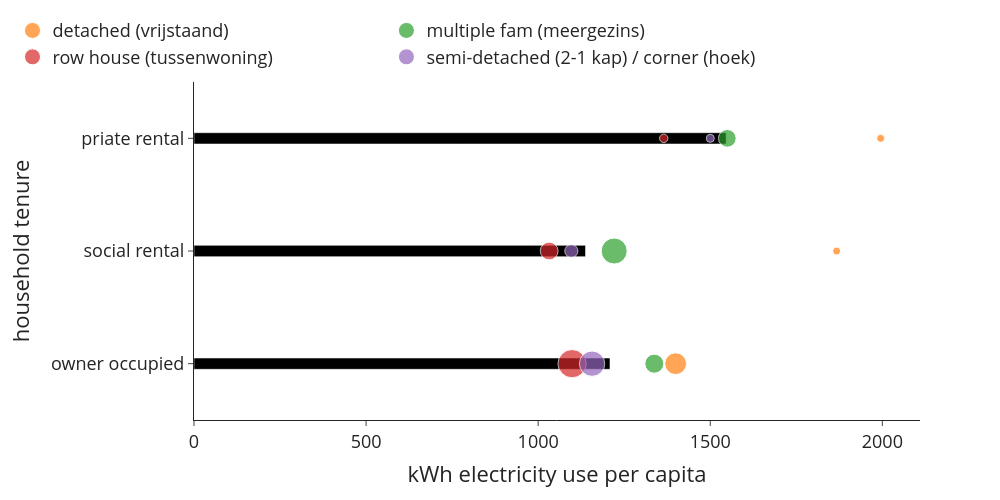

Notebook code for this chart:
### Code cell
#floor area per tenure
use_m2_total_inc = (use['netelectricity2019']*use['n_hhd']).groupby(level=0, sort=False).sum() #m2 total in each group summed by tenure
use_cap_total_inc = use['n_hhdmem2019'].groupby(level=0, sort=False).sum() #no. of people in each group summed by tenure
use_m2_per_cap_inc = use_m2_total_inc / use_cap_total_inc #m2/cap in each income group
use_m2_per_cap_inc.plot(kind='bar') #per person
"""interpretation: especially the highest income decile has considerably more floor area available than the vast majority"""

#floor area per tenure and building type
use_m2_total_tenure_type = (use['netelectricity2019']*use['n_hhd']).groupby(level=[0,1], sort=False).sum() #m2 total in each group summed by tenure
use_cap_total_tenure_type = use['n_hhdmem2019'].groupby(level=[0,1], sort=False).sum() #no. of people in each group summed by tenure
use_m2_per_cap_tenure_type = use_m2_total_tenure_type / use_cap_total_tenure_type #m2/cap in each income group

#preparing the dataframes for plotting
df = use_m2_per_cap_inc
df2=use_m2_per_cap_tenure_type.rename('value').to_frame()
df2['n_hhd'] = use['n_hhd'].groupby(level=[0,1], sort=False).sum()
df2 = df2.reset_index()

#plot
colors = ['#000000', #construction
                            '#fe6100', #buildings                                              
                                        '#648fff', #roads
                                        '#785ef0', #railways
                                        '#ffb000', #electricity
                                        '#808080', #other civil engineering
                                        '#000000', #construction
                                        ]
fig = px.bar(df, x=df.values, y=df.index,  
             labels={'x':'kWh electricity use per capita', 'tenure_lab':'household tenure'}, 
             template='simple_white', 
             color_discrete_sequence=colors) 
fig.update_layout(width=1000, height=500, 
                      #xaxis_tickformat = '.0%',
                      font=dict(size=18),
                      bargap=0.9,
                      legend=dict(
        orientation="h",
        #entrywidth=70,
        yanchor="bottom",
        y=1.02,
        xanchor="left",
        x=-0.25,
    ))

df2=use_m2_per_cap_tenure_type.rename('value').to_frame()
df2['n_hhd'] = use['n_hhd'].groupby(level=[0,1], sort=False).sum()

for i in df2.index.levels[1].to_list():
    df_plot = df2.xs(i, level=1)
    fig.add_trace(go.Scatter(
            y=df_plot.index, 
            x=df_plot['value'],
            mode='markers',
            name=i,
            marker=dict(size=df_plot['n_hhd'],
                        sizemode='area',
                        sizeref=4*max(df2['n_hhd'])/(40.**2),
                        sizemin=4,
                        #color=10*[0, 1, 2, 3],
                        ),
            showlegend=True
        ))

fig.write_image('visualisations/bubblechart_electricity_per_cap_tenure_type.png', scale=3)
fig.show()

### Figure 1 — Plotly figure (JSON) as saved in the notebook; plotly's stock layout.template omitted (floating-point values rounded to 4 significant figures)
{"data": [{"alignmentgroup": "True", "hovertemplate": "kWh electricity use per capita=%{x}<br>household tenure=%{y}<extra></extra>", "legendgroup": "", "marker": {"color": "#000000", "pattern": {"shape": ""}}, "name": "", "offsetgroup": "", "orientation": "h", "showlegend": false, "textposition": "auto", "type": "bar", "x": [1209.0, 1138.0, 1546.0], "xaxis": "x", "y": ["owner occupied", "social rental", "priate rental"], "yaxis": "y"}, {"marker": {"size": [901780, 3455, 56985], "sizemin": 4, "sizemode": "area", "sizeref": 3815.0}, "mode": "markers", "name": "detached (vrijstaand)", "showlegend": true, "type": "scatter", "x": [1399.0, 1867.0, 1995.0], "y": ["owner occupied", "social rental", "priate rental"]}, {"marker": {"size": [689135, 1292440, 596785], "sizemin": 4, "sizemode": "area", "sizeref": 3815.0}, "mode": "markers", "name": "multiple fam (meergezins)", "showlegend": true, "type": "scatter", "x": [1338.0, 1221.0, 1550.0], "y": ["owner occupied", "social rental", "priate rental"]}, {"marker": {"size": [1526135, 602470, 134250], "sizemin": 4, "sizemode": "area", "sizeref": 3815.0}, "mode": "markers", "name": "row house (tussenwoning)", "showlegend": true, "type": "scatter", "x": [1099.0, 1032.0, 1365.0], "y": ["owner occupied", "social rental", "priate rental"]}, {"marker": {"size": [1226775, 327490, 81940], "sizemin": 4, "sizemode": "area", "sizeref": 3815.0}, "mode": "markers", "name": "semi-detached (2-1 kap) / corner (hoek)", "showlegend": true, "type": "scatter", "x": [1157.0, 1096.0, 1500.0], "y": ["owner occupied", "social rental", "priate rental"]}], "layout": {"bargap": 0.9, "barmode": "relative", "font": {"size": 18}, "height": 500, "legend": {"orientation": "h", "tracegroupgap": 0, "x": -0.25, "xanchor": "left", "y": 1.02, "yanchor": "bottom"}, "margin": {"t": 60}, "width": 1000, "xaxis": {"anchor": "y", "domain": [0, 1], "title": {"text": "kWh electricity use per capita"}}, "yaxis": {"anchor": "x", "domain": [0, 1], "title": {"text": "household tenure"}}}}
